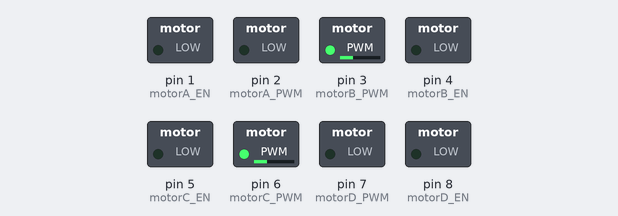
A sketch run on a simulated Arduino Uno, built with avr-gcc and run on an emulated ATmega328P. On the bench: switched loads named in the sketch (green lamp = pin HIGH).

Above: at 0.15 s.
At 12.16 s:
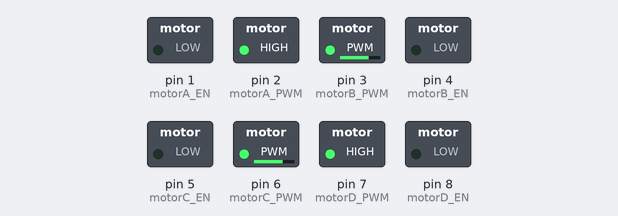
At 19.5 s:
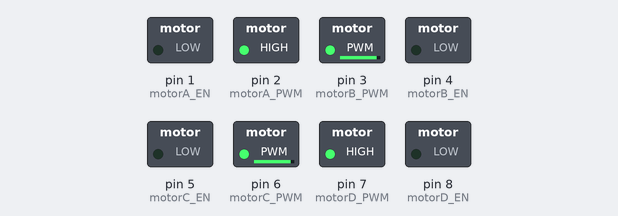
At 38.83 s:
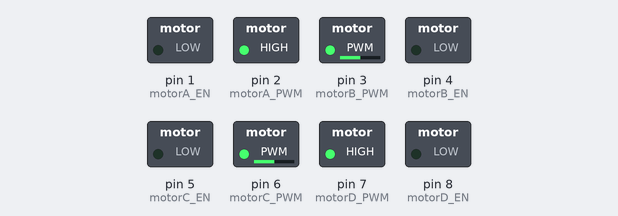
Timing chart, 0 to 40.0 s (numbered marks = the images above):
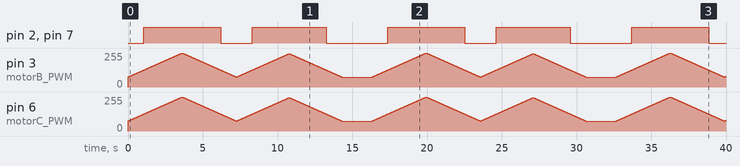

Measured:
- by itself, pin 2 (motorA_PWM), pin 7 (motorD_PWM): repeats every 16.3 s: LOW 2.1 s, HIGH 4.9 s, LOW 4.1 s, HIGH 5.1 s

The sketch:

Teste-1-uso-do-PWM-isolado.ino
```cpp
// === Declaração de pinos ===
const int motorA_EN = 1;  // frente esquerda
const int motorA_PWM = 2;

const int motorB_EN = 4;  // frente direita
const int motorB_PWM = 3;

const int motorC_EN = 5;  // trás esquerda
const int motorC_PWM = 6;

const int motorD_EN = 8;  // trás direita
const int motorD_PWM = 7;

// === Velocidade base ===
//int x = 0;

void setup() {
  pinMode(motorA_EN, OUTPUT);
  pinMode(motorA_PWM, OUTPUT);
  pinMode(motorB_EN, OUTPUT);
  pinMode(motorB_PWM, OUTPUT);
  pinMode(motorC_EN, OUTPUT);
  pinMode(motorC_PWM, OUTPUT);
  pinMode(motorD_EN, OUTPUT);
  pinMode(motorD_PWM, OUTPUT);
}

void loop() {

  // Acelera de 0 a 255
  for (int x = 75; x <= 255; x++) {
    setMotor(motorA_EN, motorA_PWM, x);
    setMotor(motorB_EN, motorB_PWM, x);
    setMotor(motorC_EN, motorC_PWM, x);
    setMotor(motorD_EN, motorD_PWM, x);
    delay(20);
  }

  // Desacelera de 255 a 0
  for (int x = 255; x >= 75; x--) {
    setMotor(motorA_EN, motorA_PWM, x);
    setMotor(motorB_EN, motorB_PWM, x);
    setMotor(motorC_EN, motorC_PWM, x);
    setMotor(motorD_EN, motorD_PWM, x);
    delay(20);
  }

  // Desacelera no sentido contrário (reverso)
  for (int x = -75; x >= -250; x--) {
    setMotor(motorA_EN, motorA_PWM, x);
    setMotor(motorB_EN, motorB_PWM, x);
    setMotor(motorC_EN, motorC_PWM, x);
    setMotor(motorD_EN, motorD_PWM, x);
    delay(20);
  }

  // Acelera de -255 até 0
  for (int x = -250; x <= -75; x++) {
    setMotor(motorA_EN, motorA_PWM, x);
    setMotor(motorB_EN, motorB_PWM, x);
    setMotor(motorC_EN, motorC_PWM, x);
    setMotor(motorD_EN, motorD_PWM, x);
    delay(20);
  }


 delay(2000);
}

// === Função de controle PWM com sentido ===
void setMotor(int enPin, int pwmPin, int velocidade) {
  if (velocidade > 0) {
    digitalWrite(enPin, LOW);              // Sentido horário
    analogWrite(pwmPin, velocidade);
  } else if (velocidade < 0) {
    digitalWrite(enPin, LOW);               // Sentido anti-horário
    analogWrite(pwmPin, abs(velocidade));
  } else {
    analogWrite(pwmPin, 0);                 // Parado
  }
}
```
